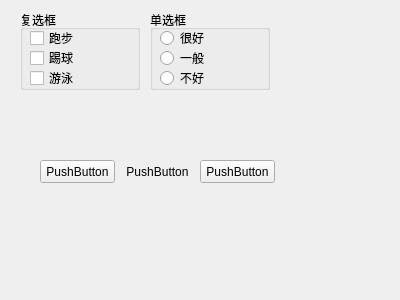
<?xml version="1.0" encoding="UTF-8"?>
<ui version="4.0">
 <class>MyWidget</class>
 <widget class="QWidget" name="MyWidget">
  <property name="geometry">
   <rect>
    <x>0</x>
    <y>0</y>
    <width>400</width>
    <height>300</height>
   </rect>
  </property>
  <property name="windowTitle">
   <string>MyWidget</string>
  </property>
  <widget class="QPushButton" name="pushBtn1">
   <property name="geometry">
    <rect>
     <x>40</x>
     <y>160</y>
     <width>75</width>
     <height>23</height>
    </rect>
   </property>
   <property name="text">
    <string>PushButton</string>
   </property>
   <property name="checkable">
    <bool>true</bool>
   </property>
   <property name="checked">
    <bool>false</bool>
   </property>
  </widget>
  <widget class="QPushButton" name="pushBtn2">
   <property name="geometry">
    <rect>
     <x>120</x>
     <y>160</y>
     <width>75</width>
     <height>23</height>
    </rect>
   </property>
   <property name="text">
    <string>PushButton</string>
   </property>
   <property name="flat">
    <bool>true</bool>
   </property>
  </widget>
  <widget class="QPushButton" name="pushBtn3">
   <property name="geometry">
    <rect>
     <x>200</x>
     <y>160</y>
     <width>75</width>
     <height>23</height>
    </rect>
   </property>
   <property name="text">
    <string>PushButton</string>
   </property>
  </widget>
  <widget class="QGroupBox" name="groupBox">
   <property name="geometry">
    <rect>
     <x>20</x>
     <y>10</y>
     <width>120</width>
     <height>80</height>
    </rect>
   </property>
   <property name="title">
    <string>复选框</string>
   </property>
   <widget class="QCheckBox" name="checkBox">
    <property name="geometry">
     <rect>
      <x>10</x>
      <y>20</y>
      <width>71</width>
      <height>16</height>
     </rect>
    </property>
    <property name="text">
     <string>跑步</string>
    </property>
    <property name="tristate">
     <bool>true</bool>
    </property>
   </widget>
   <widget class="QCheckBox" name="checkBox_2">
    <property name="geometry">
     <rect>
      <x>10</x>
      <y>40</y>
      <width>71</width>
      <height>16</height>
     </rect>
    </property>
    <property name="text">
     <string>踢球</string>
    </property>
   </widget>
   <widget class="QCheckBox" name="checkBox_3">
    <property name="geometry">
     <rect>
      <x>10</x>
      <y>60</y>
      <width>71</width>
      <height>16</height>
     </rect>
    </property>
    <property name="text">
     <string>游泳</string>
    </property>
   </widget>
  </widget>
  <widget class="QGroupBox" name="groupBox_2">
   <property name="geometry">
    <rect>
     <x>150</x>
     <y>10</y>
     <width>120</width>
     <height>80</height>
    </rect>
   </property>
   <property name="title">
    <string>单选框</string>
   </property>
   <widget class="QRadioButton" name="radioButton">
    <property name="geometry">
     <rect>
      <x>10</x>
      <y>20</y>
      <width>89</width>
      <height>16</height>
     </rect>
    </property>
    <property name="text">
     <string>很好</string>
    </property>
   </widget>
   <widget class="QRadioButton" name="radioButton_2">
    <property name="geometry">
     <rect>
      <x>10</x>
      <y>40</y>
      <width>89</width>
      <height>16</height>
     </rect>
    </property>
    <property name="text">
     <string>一般</string>
    </property>
   </widget>
   <widget class="QRadioButton" name="radioButton_3">
    <property name="geometry">
     <rect>
      <x>10</x>
      <y>60</y>
      <width>89</width>
      <height>16</height>
     </rect>
    </property>
    <property name="text">
     <string>不好</string>
    </property>
   </widget>
  </widget>
 </widget>
 <layoutdefault spacing="6" margin="11"/>
 <resources/>
 <connections/>
</ui>
